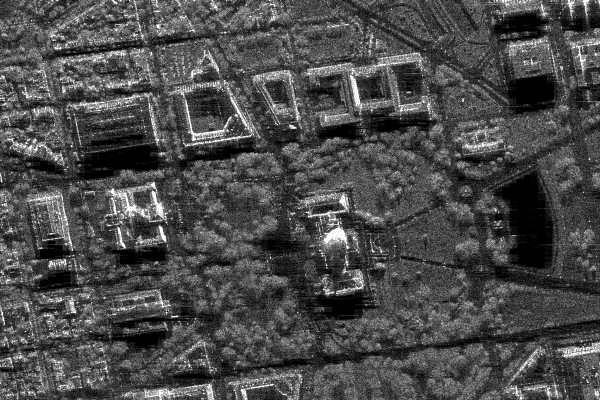
#> input picture IMGNP_1/sar_1_gray.jpg, 600 x 400 px
$ jupyter execute DE_IP_2024_Task_1.ipynb
#> lines starting #> are read from the running program, lines starting #| are printed output that depends on the picture; after the words box and inside, x2 and y2 are one past the last pixel; in counts of white or black regions, pixels touching at a corner belong together
[cell 1]
import numpy as np
import cv2
import matplotlib.pyplot as plt
from skimage.metrics import structural_similarity, mean_squared_error

# Загрузка изображения

[cell 2]
image = cv2.imread("sar_1_gray.jpg", cv2.IMREAD_GRAYSCALE)
#> image is the input picture: shape (400, 600); min 0, max 255, mean 74.9
plt.figure(figsize=(5,5))
plt.imshow(image, cmap="gray")
plt.show()

# Гисторграмма

[cell 3]
plt.figure(figsize=(6,4))
plt.hist(image.ravel(), bins=256, range=(0,256), color="Orange")
plt.title("Гистограмма")
plt.ylabel("Колличество пикселей")
plt.xlabel("Яркость")
plt.show()
#> figure, not shown here; tallest bar 3786 high, from x = 1 to 2

# Алгоритм гамма коррекции (<1, >1)

[cell 4]
def gamma_correction(img, gamma):
#> called with gamma = 0.5
    corrected_pixel = np.power(img / 255.0, gamma) * 255
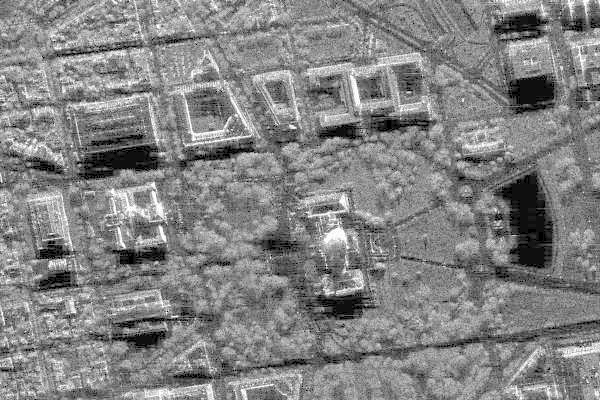
#> corrected_pixel: shape (400, 600) float64; min 0, max 255, mean 131.1
    return corrected_pixel.astype(np.uint8)

gamma_min = 0.5
gamma_max = 2.0

image_gamma_min = gamma_correction(image, gamma_min)
image_gamma_max = gamma_correction(image, gamma_max)
#> call 2 of gamma_correction, with gamma = 2
#> in gamma_correction (call 2), `corrected_pixel = np.power(img / 255.0, gamma) * 255`:
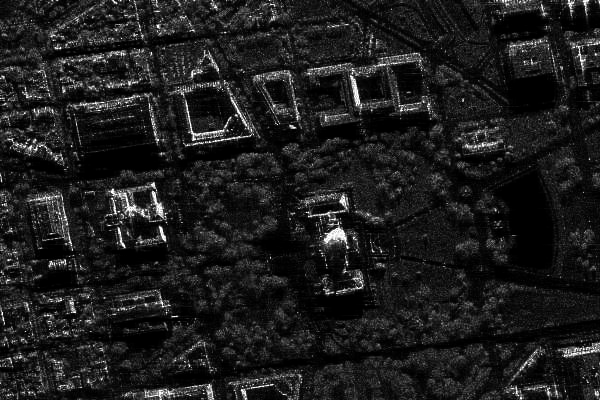
#> corrected_pixel: shape (400, 600) float64; min 0, max 255, mean 29.5

fig, axs = plt.subplots(1, 3, figsize=(10,5))
axs[0].imshow(image, cmap="gray"); axs[0].set_title("Оригинал"); axs[0].axis("off")
axs[1].imshow(image_gamma_min, cmap="gray"); axs[1].set_title(f"Gamma={gamma_min}"); axs[1].axis("off")
axs[2].imshow(image_gamma_max, cmap="gray"); axs[2].set_title(f"Gamma={gamma_max}"); axs[2].axis("off")
plt.show()
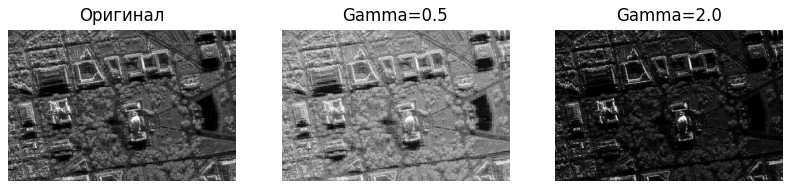
#> figure drawn by matplotlib, 3 panels

# Сравнение исходного изображения и измененного при помощи гамма фильтра (MSE, SSIM)

[cell 5]
diff = []
for corrected, name in [(image_gamma_min, f"Gamma={gamma_min}"),
                        (image_gamma_max, f"Gamma={gamma_max}")]:
    mse = mean_squared_error(image, corrected)
    ssim, d = structural_similarity(image, corrected, full=True, win_size=3, data_range=255)
    diff.append((d * 255).astype("uint8"))
    print(f"{name}: MSE={mse:.4f}, SSIM={ssim:.4f}")
#> this loop made 2 passes
#> (name, mse, ssim) on passes 1 to 2: ('Gamma=0.5', 3250.4, 0.773), ('Gamma=2.0', 2383.8, 0.5)
#| Gamma=0.5: MSE=3250.4291, SSIM=0.7734
#| Gamma=2.0: MSE=2383.7636, SSIM=0.5005
#> pass 1, `ssim, d = structural_similarity(image, corrected, full=True, win_size=..`:
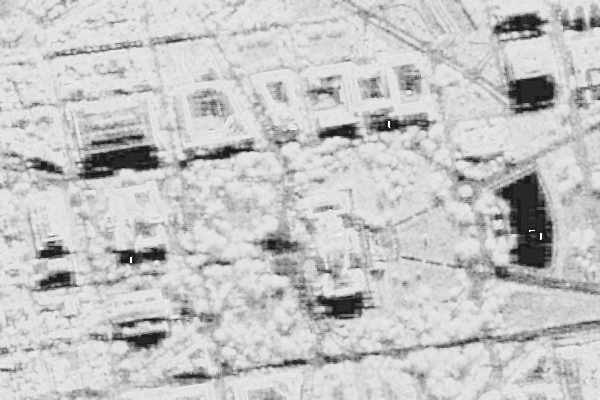
#> d: shape (400, 600) float64; min 0.0911, max 1, mean 0.774
#> pass 2, `ssim, d = structural_similarity(image, corrected, full=True, win_size=..`:
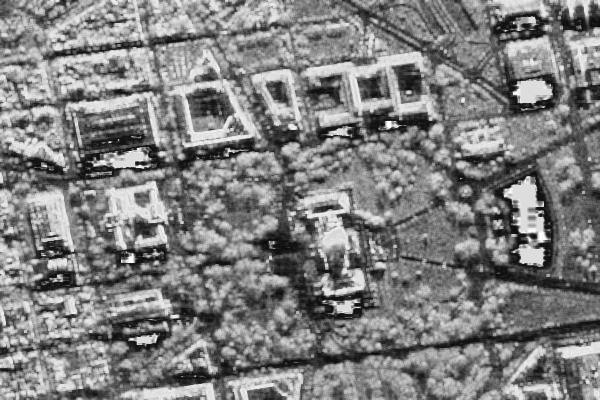
#> d: shape (400, 600) float64; min 0.0323, max 1, mean 0.501
#> after the loop, diff = 2 items
fig, axs = plt.subplots(1, 3, figsize=(10,5))
axs[0].imshow(image, cmap="gray"); axs[0].set_title("Оригинал")
axs[1].imshow(diff[0], cmap="gray"); axs[1].set_title(f"Разница при gamma={gamma_min}")
axs[2].imshow(diff[1], cmap="gray"); axs[2].set_title(f"Разница при gamma={gamma_max}")
plt.show()
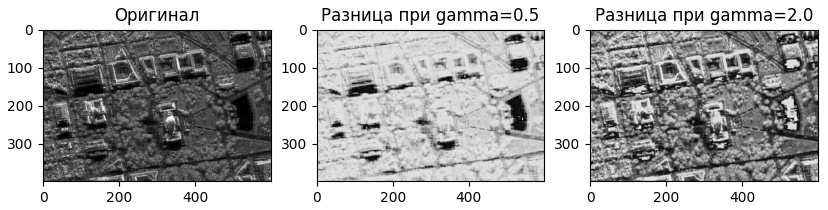
#> figure drawn by matplotlib, 3 panels

# Алгоритм статистической цветокоррекции на основе статистики eq_gray

[cell 6]
eq_gray = cv2.equalizeHist(image)
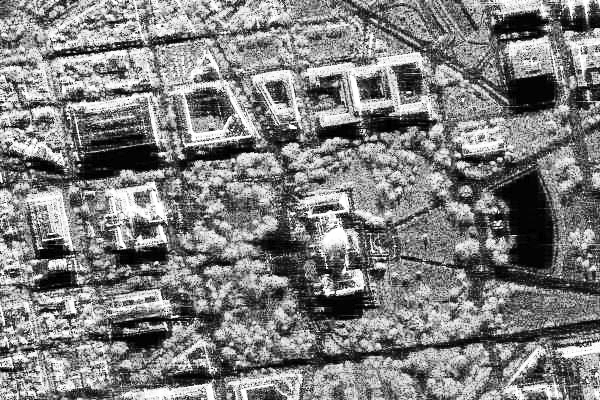
#> eq_gray: shape (400, 600); min 0, max 255, mean 127
def stat_corr_algo(src, ref):
    mean_src = src.mean()
#> mean_src = 74.94
    std_src = src.std()
#> std_src = 43.66

    mean_ref = ref.mean()
#> mean_ref = 127
    std_ref = ref.std()
#> std_ref = 74.27

    stat_corrected = (src - mean_src) * (std_ref/std_src) + mean_ref
    return np.clip(stat_corrected, 0, 255).astype(np.uint8)
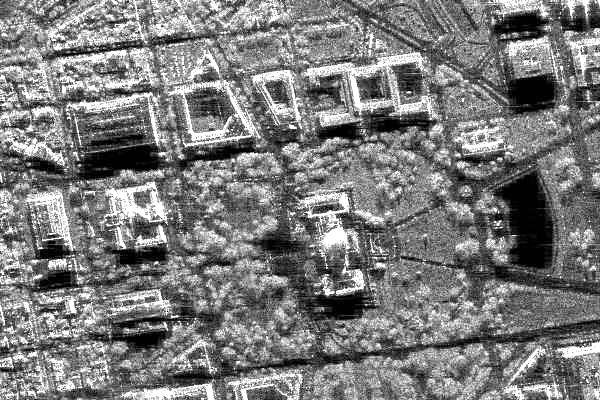
#> returned value: shape (400, 600); min 0, max 255, mean 123.1

image_matched = stat_corr_algo(image, eq_gray)

fig, axs = plt.subplots(1, 3, figsize=(10,5))
axs[0].imshow(image, cmap="gray"); axs[0].set_title("Оригинал")
axs[1].imshow(eq_gray, cmap="gray"); axs[1].set_title("equalizeHist")
axs[2].imshow(image_matched, cmap="gray"); axs[2].set_title("После коррекции")
plt.show()

# Работа алгоритмов пороговой фильтрации с различными параметрами

[cell 7]
thresh_values = [50, 100, 150, 200]
fig, axs = plt.subplots(1, len(thresh_values), figsize=(20,5))
for i, t in enumerate(thresh_values):
    _, thresh_img = cv2.threshold(image, t, 255, cv2.THRESH_BINARY)
    axs[i].imshow(thresh_img, cmap="gray")
    axs[i].set_title(f"Threshold={t}")
#> this loop made 4 passes
#> pass 1, `_, thresh_img = cv2.threshold(image, t, 255, cv2.THRESH_BINARY)`:
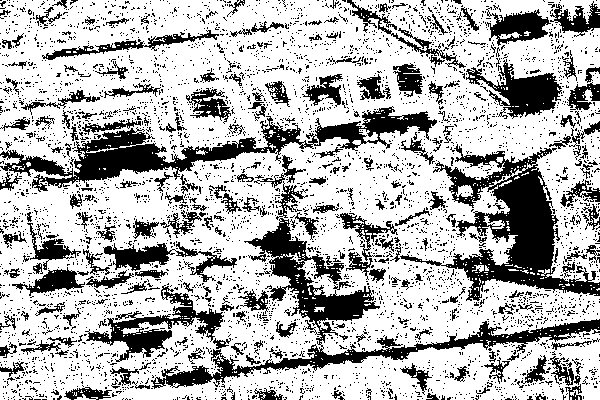
#> thresh_img: shape (400, 600); 70.5% white; 4371 black regions (4132 under 20 px), largest, box (x1, y1, x2, y2) and area: (151, 218, 600, 389) 9418, (400, 144, 600, 301) 9322, (0, 106, 437, 192) 8317
plt.show()
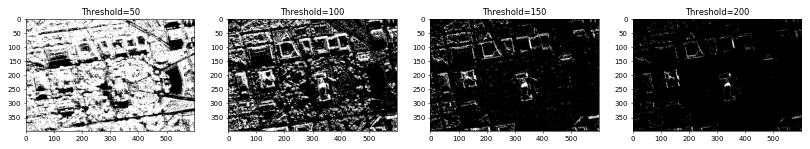
#> figure drawn by matplotlib, 4 panels
